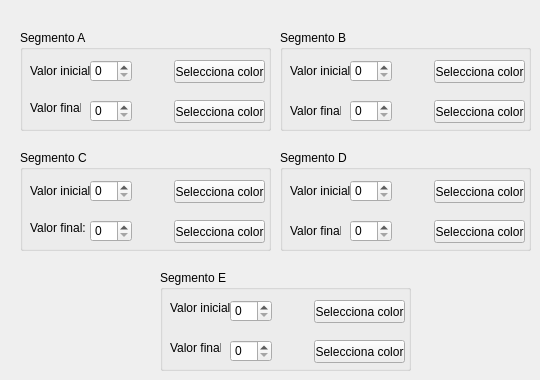
     <widget class="QWidget" name="page_5">
      <widget class="QGroupBox" name="groupBox_10">
       <property name="geometry">
        <rect>
         <x>20</x>
         <y>30</y>
         <width>251</width>
         <height>101</height>
        </rect>
       </property>
       <property name="title">
        <string>Segmento A</string>
       </property>
       <widget class="QLabel" name="label_13">
        <property name="geometry">
         <rect>
          <x>10</x>
          <y>30</y>
          <width>61</width>
          <height>21</height>
         </rect>
        </property>
        <property name="text">
         <string>Valor inicial:</string>
        </property>
       </widget>
       <widget class="QLabel" name="label_14">
        <property name="geometry">
         <rect>
          <x>10</x>
          <y>70</y>
          <width>51</width>
          <height>16</height>
         </rect>
        </property>
        <property name="text">
         <string>Valor final:</string>
        </property>
       </widget>
       <widget class="QSpinBox" name="sbxa5">
        <property name="geometry">
         <rect>
          <x>70</x>
          <y>30</y>
          <width>42</width>
          <height>22</height>
         </rect>
        </property>
        <property name="maximum">
         <number>4096</number>
        </property>
       </widget>
       <widget class="QSpinBox" name="sbya5">
        <property name="geometry">
         <rect>
          <x>70</x>
          <y>70</y>
          <width>42</width>
          <height>22</height>
         </rect>
        </property>
        <property name="maximum">
         <number>4096</number>
        </property>
       </widget>
       <widget class="QLabel" name="lcolora5">
        <property name="geometry">
         <rect>
          <x>120</x>
          <y>30</y>
          <width>21</width>
          <height>21</height>
         </rect>
        </property>
        <property name="text">
         <string/>
        </property>
       </widget>
       <widget class="QLabel" name="lcolorb5">
        <property name="geometry">
         <rect>
          <x>120</x>
          <y>70</y>
          <width>21</width>
          <height>21</height>
         </rect>
        </property>
        <property name="text">
         <string/>
        </property>
       </widget>
       <widget class="QPushButton" name="pbColorDialoga5">
        <property name="geometry">
         <rect>
          <x>154</x>
          <y>30</y>
          <width>91</width>
          <height>23</height>
         </rect>
        </property>
        <property name="text">
         <string>Selecciona color</string>
        </property>
       </widget>
       <widget class="QPushButton" name="pbColorDialogb5">
        <property name="geometry">
         <rect>
          <x>154</x>
          <y>70</y>
          <width>91</width>
          <height>23</height>
         </rect>
        </property>
        <property name="text">
         <string>Selecciona color</string>
        </property>
       </widget>
      </widget>
      <widget class="QGroupBox" name="groupBox_11">
       <property name="geometry">
        <rect>
         <x>280</x>
         <y>30</y>
         <width>251</width>
         <height>101</height>
        </rect>
       </property>
       <property name="title">
        <string>Segmento B</string>
       </property>
       <widget class="QLabel" name="label_19">
        <property name="geometry">
         <rect>
          <x>10</x>
          <y>30</y>
          <width>61</width>
          <height>21</height>
         </rect>
        </property>
        <property name="text">
         <string>Valor inicial:</string>
        </property>
       </widget>
       <widget class="QLabel" name="label_20">
        <property name="geometry">
         <rect>
          <x>10</x>
          <y>70</y>
          <width>51</width>
          <height>21</height>
         </rect>
        </property>
        <property name="text">
         <string>Valor final:</string>
        </property>
       </widget>
       <widget class="QSpinBox" name="sbxb5">
        <property name="geometry">
         <rect>
          <x>70</x>
          <y>30</y>
          <width>42</width>
          <height>22</height>
         </rect>
        </property>
        <property name="maximum">
         <number>4096</number>
        </property>
       </widget>
       <widget class="QSpinBox" name="sbyb5">
        <property name="geometry">
         <rect>
          <x>70</x>
          <y>70</y>
          <width>42</width>
          <height>22</height>
         </rect>
        </property>
        <property name="maximum">
         <number>4096</number>
        </property>
       </widget>
       <widget class="QLabel" name="lcolorc5">
        <property name="geometry">
         <rect>
          <x>120</x>
          <y>30</y>
          <width>21</width>
          <height>21</height>
         </rect>
        </property>
        <property name="text">
         <string/>
        </property>
       </widget>
       <widget class="QLabel" name="lcolord5">
        <property name="geometry">
         <rect>
          <x>120</x>
          <y>70</y>
          <width>21</width>
          <height>21</height>
         </rect>
        </property>
        <property name="text">
         <string/>
        </property>
       </widget>
       <widget class="QPushButton" name="pbColorDialogc5">
        <property name="geometry">
         <rect>
          <x>154</x>
          <y>30</y>
          <width>91</width>
          <height>23</height>
         </rect>
        </property>
        <property name="text">
         <string>Selecciona color</string>
        </property>
       </widget>
       <widget class="QPushButton" name="pbColorDialogd5">
        <property name="geometry">
         <rect>
          <x>154</x>
          <y>70</y>
          <width>91</width>
          <height>23</height>
         </rect>
        </property>
        <property name="text">
         <string>Selecciona color</string>
        </property>
       </widget>
      </widget>
      <widget class="QGroupBox" name="groupBox_12">
       <property name="geometry">
        <rect>
         <x>20</x>
         <y>150</y>
         <width>251</width>
         <height>101</height>
        </rect>
       </property>
       <property name="title">
        <string>Segmento C</string>
       </property>
       <widget class="QLabel" name="label_23">
        <property name="geometry">
         <rect>
          <x>10</x>
          <y>30</y>
          <width>61</width>
          <height>21</height>
         </rect>
        </property>
        <property name="text">
         <string>Valor inicial:</string>
        </property>
       </widget>
       <widget class="QLabel" name="label_24">
        <property name="geometry">
         <rect>
          <x>10</x>
          <y>70</y>
          <width>61</width>
          <height>16</height>
         </rect>
        </property>
        <property name="text">
         <string>Valor final:</string>
        </property>
       </widget>
       <widget class="QSpinBox" name="sbxc5">
        <property name="geometry">
         <rect>
          <x>70</x>
          <y>30</y>
          <width>42</width>
          <height>22</height>
         </rect>
        </property>
        <property name="maximum">
         <number>4096</number>
        </property>
       </widget>
       <widget class="QSpinBox" name="sbyc5">
        <property name="geometry">
         <rect>
          <x>70</x>
          <y>70</y>
          <width>42</width>
          <height>22</height>
         </rect>
        </property>
        <property name="maximum">
         <number>4096</number>
        </property>
       </widget>
       <widget class="QLabel" name="lcolore5">
        <property name="geometry">
         <rect>
          <x>120</x>
          <y>30</y>
          <width>21</width>
          <height>21</height>
         </rect>
        </property>
        <property name="text">
         <string/>
        </property>
       </widget>
       <widget class="QLabel" name="lcolorf5">
        <property name="geometry">
         <rect>
          <x>120</x>
          <y>70</y>
          <width>21</width>
          <height>21</height>
         </rect>
        </property>
        <property name="text">
         <string/>
        </property>
       </widget>
       <widget class="QPushButton" name="pbColorDialoge5">
        <property name="geometry">
         <rect>
          <x>154</x>
          <y>30</y>
          <width>91</width>
          <height>23</height>
         </rect>
        </property>
        <property name="text">
         <string>Selecciona color</string>
        </property>
       </widget>
       <widget class="QPushButton" name="pbColorDialogf5">
        <property name="geometry">
         <rect>
          <x>154</x>
          <y>70</y>
          <width>91</width>
          <height>23</height>
         </rect>
        </property>
        <property name="text">
         <string>Selecciona color</string>
        </property>
       </widget>
      </widget>
      <widget class="QGroupBox" name="groupBox_13">
       <property name="geometry">
        <rect>
         <x>280</x>
         <y>150</y>
         <width>251</width>
         <height>101</height>
        </rect>
       </property>
       <property name="title">
        <string>Segmento D</string>
       </property>
       <widget class="QLabel" name="label_27">
        <property name="geometry">
         <rect>
          <x>10</x>
          <y>30</y>
          <width>61</width>
          <height>21</height>
         </rect>
        </property>
        <property name="text">
         <string>Valor inicial:</string>
        </property>
       </widget>
       <widget class="QLabel" name="label_28">
        <property name="geometry">
         <rect>
          <x>10</x>
          <y>70</y>
          <width>51</width>
          <height>21</height>
         </rect>
        </property>
        <property name="text">
         <string>Valor final:</string>
        </property>
       </widget>
       <widget class="QSpinBox" name="sbxd5">
        <property name="geometry">
         <rect>
          <x>70</x>
          <y>30</y>
          <width>42</width>
          <height>22</height>
         </rect>
        </property>
        <property name="maximum">
         <number>4096</number>
        </property>
       </widget>
       <widget class="QSpinBox" name="sbyd5">
        <property name="geometry">
         <rect>
          <x>70</x>
          <y>70</y>
          <width>42</width>
          <height>22</height>
         </rect>
        </property>
        <property name="maximum">
         <number>4096</number>
        </property>
       </widget>
       <widget class="QLabel" name="lcolorg5">
        <property name="geometry">
         <rect>
          <x>120</x>
          <y>30</y>
          <width>21</width>
          <height>21</height>
         </rect>
        </property>
        <property name="text">
         <string/>
        </property>
       </widget>
       <widget class="QLabel" name="lcolorh5">
        <property name="geometry">
         <rect>
          <x>120</x>
          <y>70</y>
          <width>21</width>
          <height>21</height>
         </rect>
        </property>
        <property name="text">
         <string/>
        </property>
       </widget>
       <widget class="QPushButton" name="pbColorDialogg5">
        <property name="geometry">
         <rect>
          <x>154</x>
          <y>30</y>
          <width>91</width>
          <height>23</height>
         </rect>
        </property>
        <property name="text">
         <string>Selecciona color</string>
        </property>
       </widget>
       <widget class="QPushButton" name="pbColorDialogh5">
        <property name="geometry">
         <rect>
          <x>154</x>
          <y>70</y>
          <width>91</width>
          <height>23</height>
         </rect>
        </property>
        <property name="text">
         <string>Selecciona color</string>
        </property>
       </widget>
      </widget>
      <widget class="QGroupBox" name="groupBox_14">
       <property name="geometry">
        <rect>
         <x>160</x>
         <y>270</y>
         <width>251</width>
         <height>101</height>
        </rect>
       </property>
       <property name="title">
        <string>Segmento E</string>
       </property>
       <widget class="QLabel" name="label_29">
        <property name="geometry">
         <rect>
          <x>10</x>
          <y>30</y>
          <width>61</width>
          <height>16</height>
         </rect>
        </property>
        <property name="text">
         <string>Valor inicial:</string>
        </property>
       </widget>
       <widget class="QLabel" name="label_30">
        <property name="geometry">
         <rect>
          <x>10</x>
          <y>70</y>
          <width>51</width>
          <height>16</height>
         </rect>
        </property>
        <property name="text">
         <string>Valor final:</string>
        </property>
       </widget>
       <widget class="QSpinBox" name="sbxe5">
        <property name="geometry">
         <rect>
          <x>70</x>
          <y>30</y>
          <width>42</width>
          <height>22</height>
         </rect>
        </property>
        <property name="maximum">
         <number>4096</number>
        </property>
       </widget>
       <widget class="QSpinBox" name="sbye5">
        <property name="geometry">
         <rect>
          <x>70</x>
          <y>70</y>
          <width>42</width>
          <height>22</height>
         </rect>
        </property>
        <property name="maximum">
         <number>4096</number>
        </property>
       </widget>
       <widget class="QLabel" name="lcolori5">
        <property name="geometry">
         <rect>
          <x>120</x>
          <y>30</y>
          <width>21</width>
          <height>21</height>
         </rect>
        </property>
        <property name="text">
         <string/>
        </property>
       </widget>
       <widget class="QLabel" name="lcolorj5">
        <property name="geometry">
         <rect>
          <x>120</x>
          <y>70</y>
          <width>21</width>
          <height>21</height>
         </rect>
        </property>
        <property name="text">
         <string/>
        </property>
       </widget>
       <widget class="QPushButton" name="pbColorDialogi5">
        <property name="geometry">
         <rect>
          <x>154</x>
          <y>30</y>
          <width>91</width>
          <height>23</height>
         </rect>
        </property>
        <property name="text">
         <string>Selecciona color</string>
        </property>
       </widget>
       <widget class="QPushButton" name="pbColorDialogj5">
        <property name="geometry">
         <rect>
          <x>154</x>
          <y>70</y>
          <width>91</width>
          <height>23</height>
         </rect>
        </property>
        <property name="text">
         <string>Selecciona color</string>
        </property>
       </widget>
      </widget>
     </widget>
